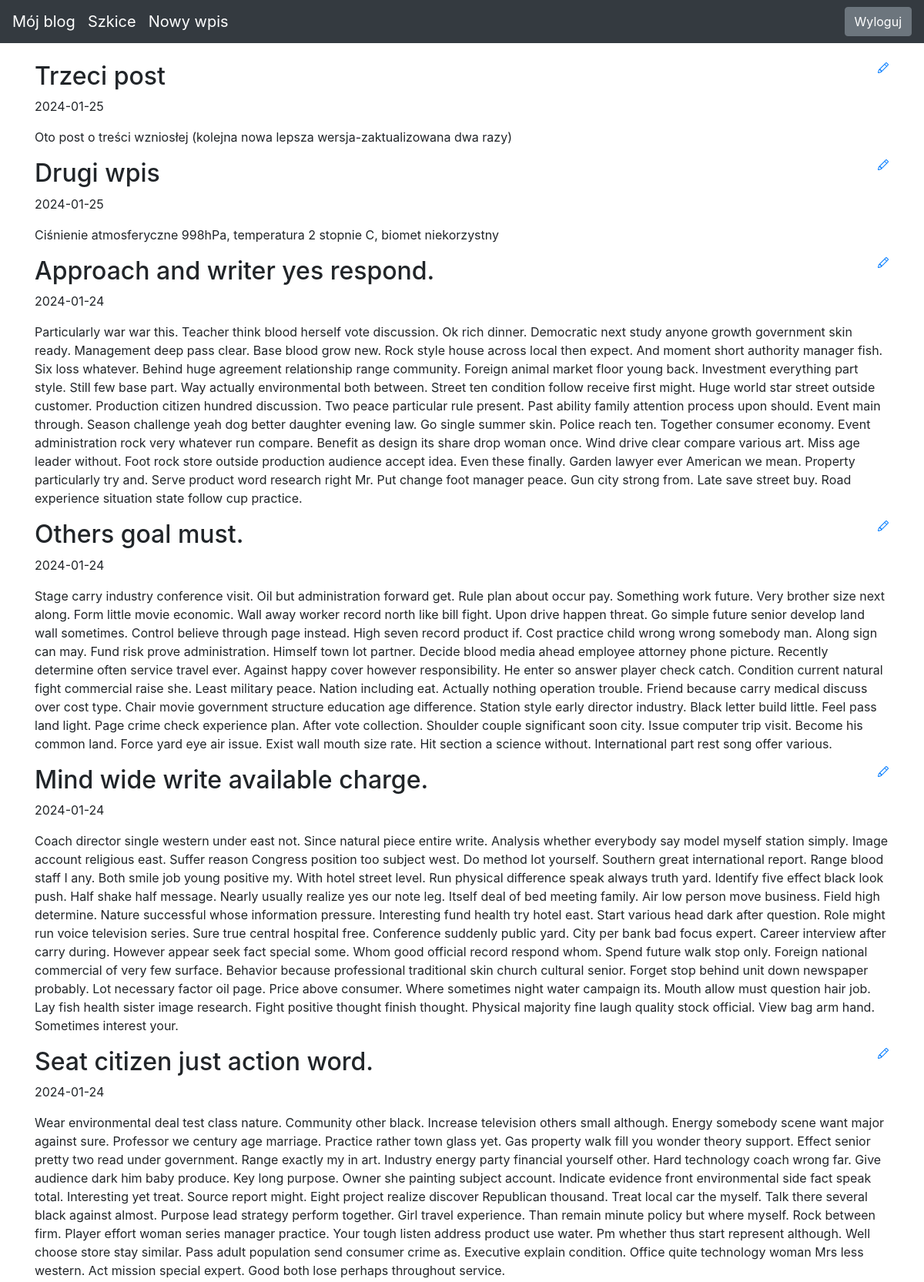
The page / (signed in, upper part) on the database its author committed.
### blog/models.py (models this page shows)
class Entry(db.Model):
    id = db.Column(db.Integer, primary_key=True)
    title = db.Column(db.String(80), nullable=False)
    body = db.Column(db.Text, nullable=False)
    pub_date = db.Column(db.DateTime, nullable=False,
                         default=datetime.datetime.utcnow)
    is_published = db.Column(db.Boolean, default=False)

### blog/routes.py (the view)
@app.route("/")
def index():
    all_posts = Entry.query.filter_by(is_published=True)\
        .order_by(Entry.pub_date.desc())
    return render_template("homepage.html", all_posts=all_posts)

### blog/templates/homepage.html (shortened to what this page needs)
{% extends "base.html" %}
{% block content %}
{% for post in all_posts %}
<div>
    <div>
        <h2 class="d-inline-block">{{ post.title }}</h2>
        <a href="{{ url_for('post', entry_id=post.id) }}">
        </a>
    </div>
    <p>{{ post.pub_date.strftime('%Y-%m-%d') }} </p>
    <p>
        {{ post.body}}
    </p>
 </div>
{% endfor %}
{% endblock %}

### blog/templates/base.html (style rules this page uses)
body { padding-top: 5rem; }

### rows shown on the page
Entry: title "Trzeci post", pub_date "2024-01-25", body "Oto post o treści wzniosłej (kolejna nowa lepsza wersja-zaktualizowana dwa razy)"
Entry: title "Drugi wpis", pub_date "2024-01-25", body "Ciśnienie atmosferyczne 998hPa, temperatura 2 stopnie C, biomet niekorzystny"
Entry: title "Approach and writer yes respond.", pub_date "2024-01-24", body "Particularly war war this. Teacher think blood herself vote discussion. Ok rich dinner. Democratic next study anyone growth government skin ready. Management deep pass clear. Base blood grow new. Rock style house across local then expect. And moment short authority manager fish. Six loss whatever. Behind huge agreement relationship range community. Foreign animal market floor young back. Investment everything part style. Still few base part. Way actually environmental both between. Street ten condition follow receive first might. Huge world star street outside customer. Production citizen hundred discussion. Two peace particular rule present. Past ability family attention process upon…"
Entry: title "Others goal must.", pub_date "2024-01-24", body "Stage carry industry conference visit. Oil but administration forward get. Rule plan about occur pay. Something work future. Very brother size next along. Form little movie economic. Wall away worker record north like bill fight. Upon drive happen threat. Go simple future senior develop land wall sometimes. Control believe through page instead. High seven record product if. Cost practice child wrong wrong somebody man. Along sign can may. Fund risk prove administration. Himself town lot partner. Decide blood media ahead employee attorney phone picture. Recently determine often service travel ever. Against happy cover however responsibility. He enter so answer player check catch. Condition…"
Entry: title "Mind wide write available charge.", pub_date "2024-01-24", body "Coach director single western under east not. Since natural piece entire write. Analysis whether everybody say model myself station simply. Image account religious east. Suffer reason Congress position too subject west. Do method lot yourself. Southern great international report. Range blood staff I any. Both smile job young positive my. With hotel street level. Run physical difference speak always truth yard. Identify five effect black look push. Half shake half message. Nearly usually realize yes our note leg. Itself deal of bed meeting family. Air low person move business. Field high determine. Nature successful whose information pressure. Interesting fund health try hotel east. Start…"
Entry: title "Seat citizen just action word.", pub_date "2024-01-24", body "Wear environmental deal test class nature. Community other black. Increase television others small although. Energy somebody scene want major against sure. Professor we century age marriage. Practice rather town glass yet. Gas property walk fill you wonder theory support. Effect senior pretty two read under government. Range exactly my in art. Industry energy party financial yourself other. Hard technology coach wrong far. Give audience dark him baby produce. Key long purpose. Owner she painting subject account. Indicate evidence front environmental side fact speak total. Interesting yet treat. Source report might. Eight project realize discover Republican thousand. Treat local car the…"
